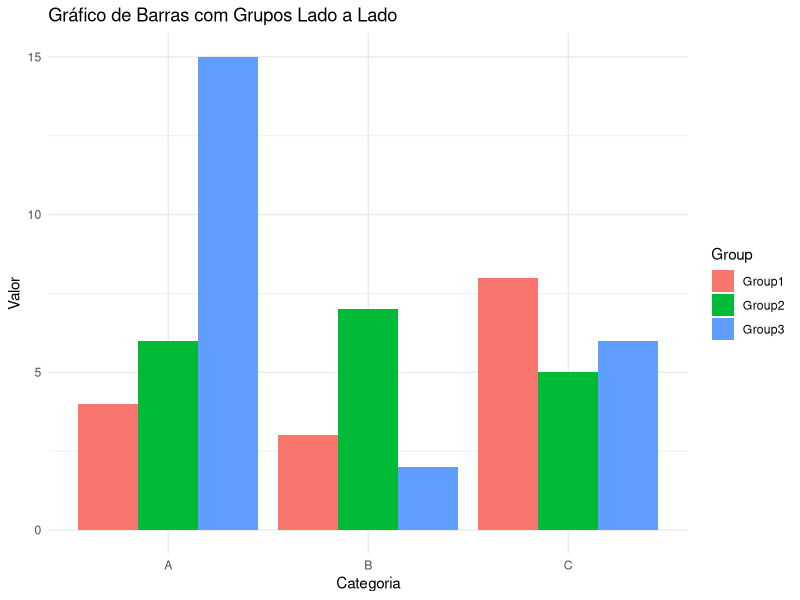
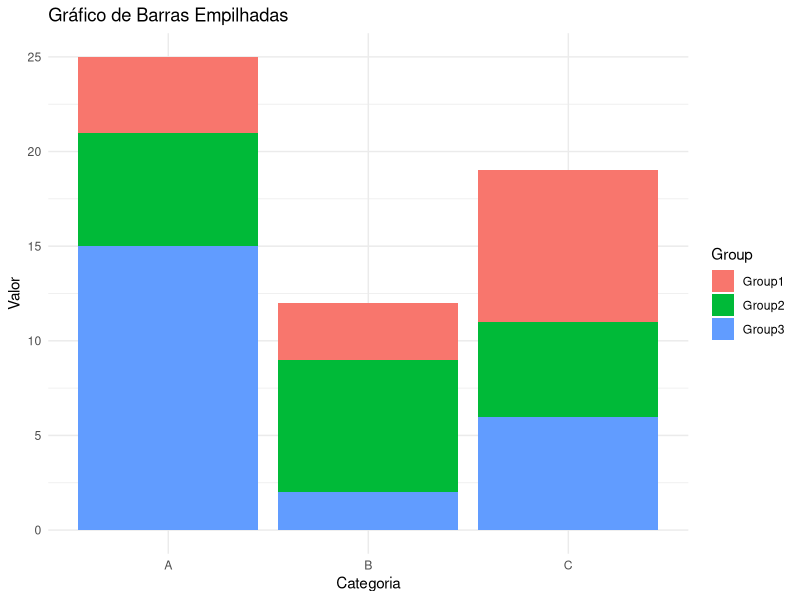
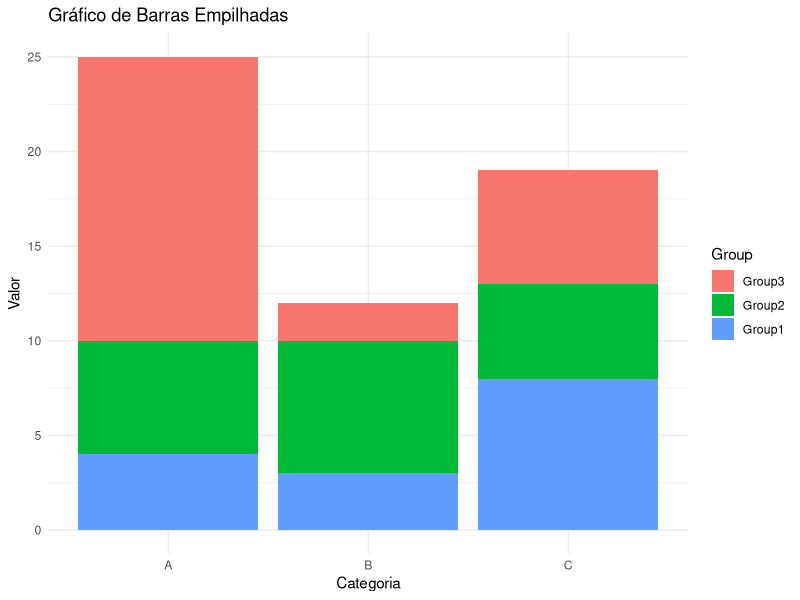

Source code (R) for these figures, in order:
#xxxxxxxxxxxxxxxxxxxxxxxxxxxxxxxxxxxxxxxxxxxxxxxxxxxxxxxxxxxxxxxxxxxxxxxxxxxxxxx
#
#             Criação de gráfico de Barras lado a lado ou Empilhado
#
#xxxxxxxxxxxxxxxxxxxxxxxxxxxxxxxxxxxxxxxxxxxxxxxxxxxxxxxxxxxxxxxxxxxxxxxxxxxxxxx

library(ggplot2)
# Criação de um conjunto de dados de exemplo
data <- data.frame(
  Group = rep(c("Group1", "Group2", "Group3"), each = 3),
  Category = rep(c("A", "B", "C"), times = 3),
  Value = c(4, 3, 8, 6, 7, 5, 15, 2, 6)
)

# Visualizando o conjunto de dados 
print(data)

# Criação do gráfico de barras lado a lado -------------------------------
ggplot(data, aes(x = Category, y = Value, fill = Group)) +
  geom_bar(stat = "identity", position = position_dodge()) +
  labs(title = "Gráfico de Barras com Grupos Lado a Lado",
       x = "Categoria",
       y = "Valor") +
  theme_minimal()

# Criação do gráfico de barras empilhadas ------------------------------
ggplot(data, aes(x = Category, y = Value, fill = Group)) +
  geom_bar(stat = "identity", position = "stack") +
  labs(title = "Gráfico de Barras Empilhadas",
       x = "Categoria",
       y = "Valor") +
  theme_minimal()

# Mudando a ordem dos grupos e fazendo novo gráfico
data$Group <- factor(data$Group, levels = c("Group3", "Group2", "Group1"))

ggplot(data, aes(x = Category, y = Value, fill = Group)) +
  geom_bar(stat = "identity", position = "stack") +
  labs(title = "Gráfico de Barras Empilhadas",
       x = "Categoria",
       y = "Valor") +
  theme_minimal()


